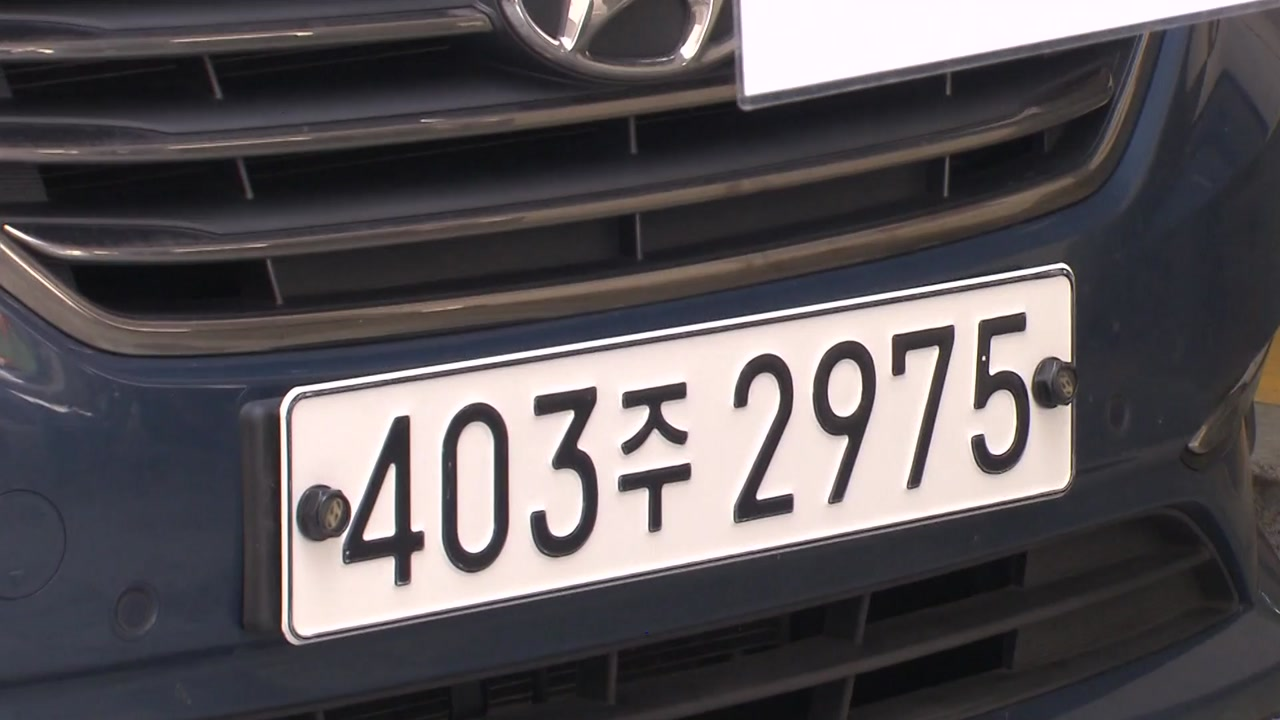
#> input picture src/numb4.jpeg, 1280 x 720 px, found by its file name
$ python recog.py
#> lines starting #> are read from the running program, lines starting #| are printed output that depends on the picture; after the words box and inside, x2 and y2 are one past the last pixel; in counts of white or black regions, pixels touching at a corner belong together
# %%
print('----파이썬파일------')
import cv2
import numpy as np
import matplotlib.pyplot as plt
#import pytesseract
plt.style.use('dark_background')

img_ori = cv2.imread('/Users/jyoung/study/drivingLog/src/numb4.jpeg')
#> img_ori is the input picture: shape (720, 1280, 3); mean B, G, R 87.5, 84.3, 88.9

height, width, channel = img_ori.shape
#> height = 720; width = 1280; channel = 3

plt.figure(figsize=(12, 10))
plt.imshow(img_ori,cmap='gray')
print(height, width, channel)
#| 720 1280 3

#gray로 변환
gray = cv2.cvtColor(img_ori, cv2.COLOR_BGR2GRAY)
plt.figure(figsize=(12,10))
plt.imshow(gray, cmap='gray')

# %%
img_thresh = cv2.adaptiveThreshold(
    gray,
    maxValue=255.0,
    adaptiveMethod=cv2.ADAPTIVE_THRESH_GAUSSIAN_C,
    thresholdType=cv2.THRESH_BINARY_INV,
    blockSize=19,
    C=9
)
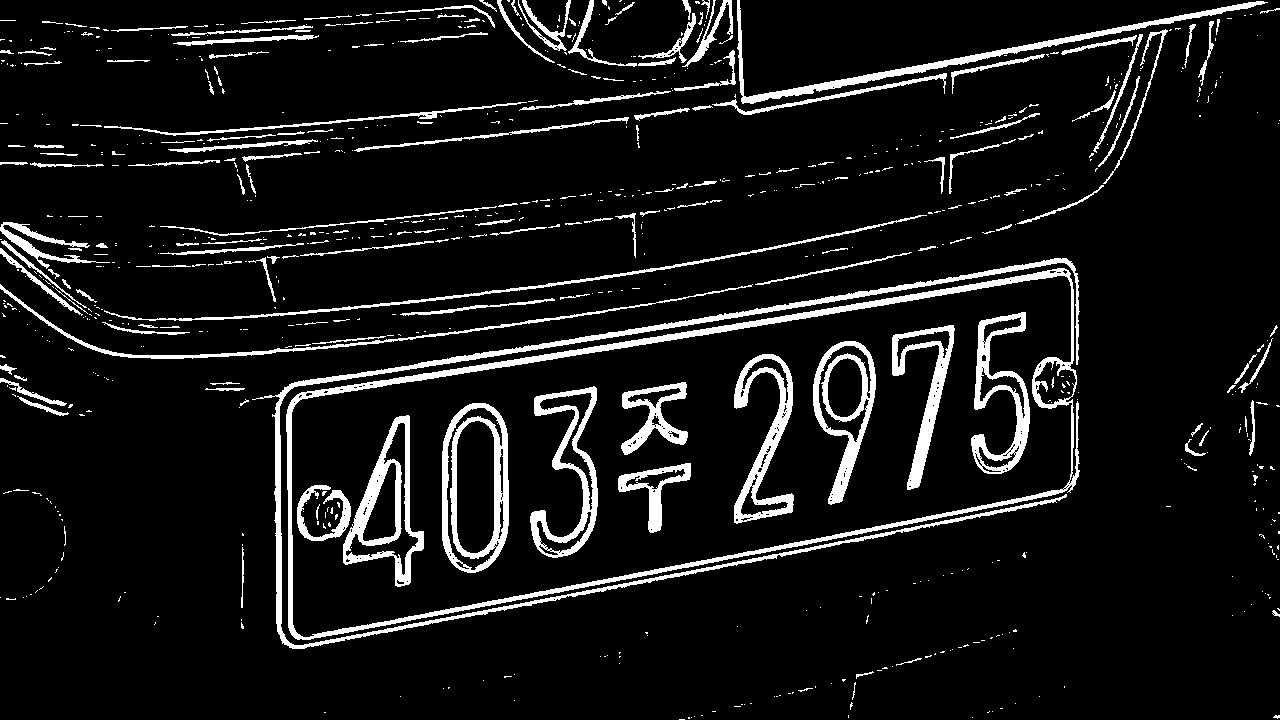
#> img_thresh: shape (720, 1280); 8.6% white; 781 white regions (589 under 20 px), largest, box (x1, y1, x2, y2) and area: (286, 268, 1080, 640) 10940, (252, 258, 1080, 649) 8648, (442, 403, 509, 573) 4148

img_blurred = cv2.GaussianBlur(gray, ksize=(5, 5), sigmaX=0)

img_blur_thresh = cv2.adaptiveThreshold(
    img_blurred,
    maxValue=255.0,
    adaptiveMethod=cv2.ADAPTIVE_THRESH_GAUSSIAN_C,
    thresholdType=cv2.THRESH_BINARY_INV,
    blockSize=19,
    C=9
)
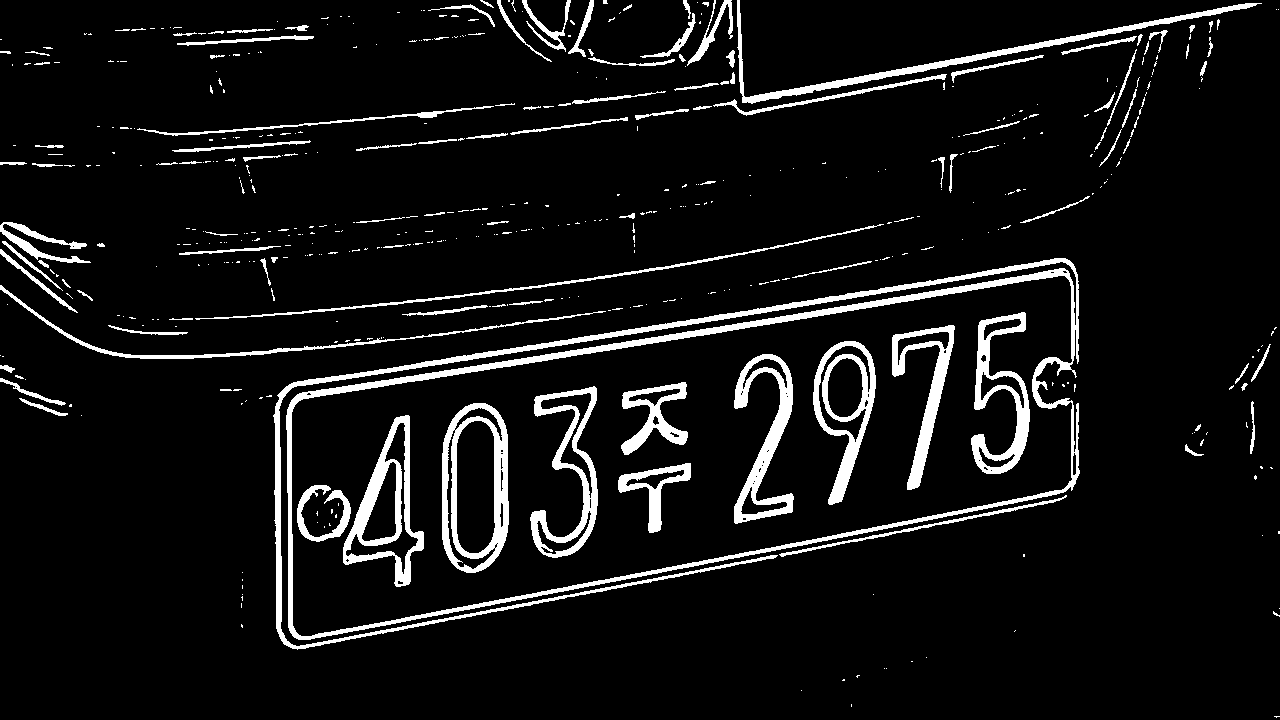
#> img_blur_thresh: shape (720, 1280); 7.5% white; 511 white regions (388 under 20 px)


plt.figure(figsize=(20,20))
plt.subplot(1,2,1)
plt.title('Threshold only')
plt.imshow(img_thresh, cmap='gray')
plt.subplot(1,2,2)
plt.title('Blur and Threshold')
plt.imshow(img_blur_thresh, cmap='gray')

# %%
contours, _ = cv2.findContours(
    img_blur_thresh,
    mode=cv2.RETR_LIST,
    method=cv2.CHAIN_APPROX_SIMPLE
)
#> contours = 568 contours, 465 with area under 20; largest, box (x1, y1, x2, y2) and area: (273, 258, 1080, 650) 189556, (291, 275, 1073, 637) 174978, (442, 403, 509, 573) 9728, (343, 415, 424, 587) 6624, (813, 341, 876, 505) 5650

temp_result = np.zeros((height, width, channel), dtype=np.uint8)

#> (the run stopped early here; a loop or call above may not have finished)

$ run again, with src/numb2.jpeg copied over src/numb4.jpeg
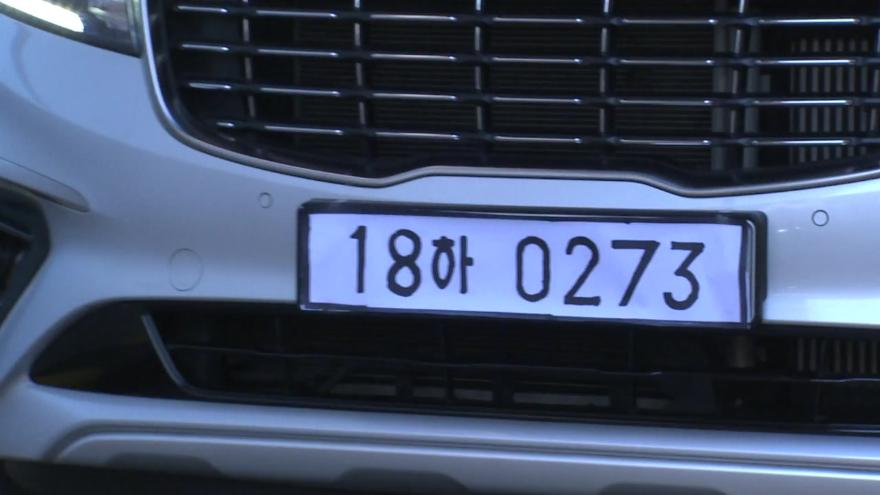
#> input picture src/numb2.jpeg, 880 x 495 px, found by its file name
#> img_ori is the input picture: shape (495, 880, 3); mean B, G, R 102, 77.3, 65
#| 495 880 3
#> `img_thresh = cv2.adaptiveThreshold( gray, maxValue=255.0, adaptiveMeth..`:
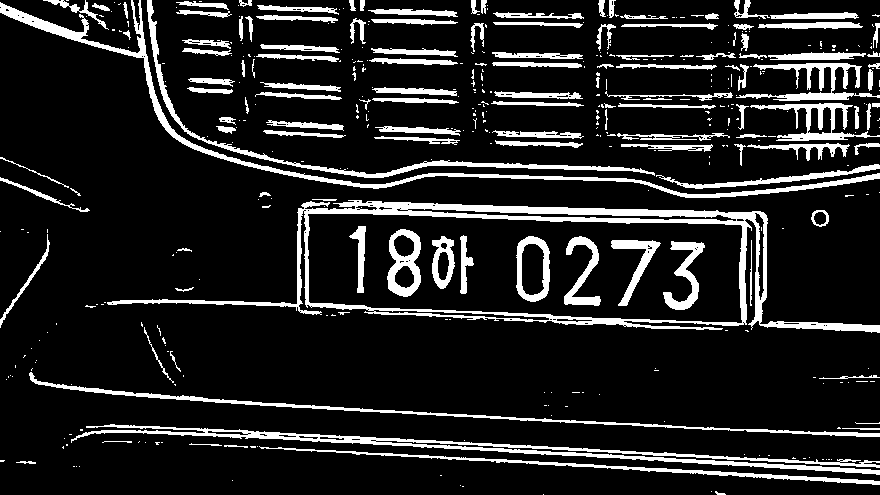
#> img_thresh: shape (495, 880); 13.5% white; 413 white regions (285 under 20 px), largest, box (x1, y1, x2, y2) and area: (107, 200, 880, 333) 10904, (71, 424, 880, 475) 5159, (0, 0, 880, 198) 5006
#> `img_blur_thresh = cv2.adaptiveThreshold( img_blurred, maxValue=255.0, ..`:
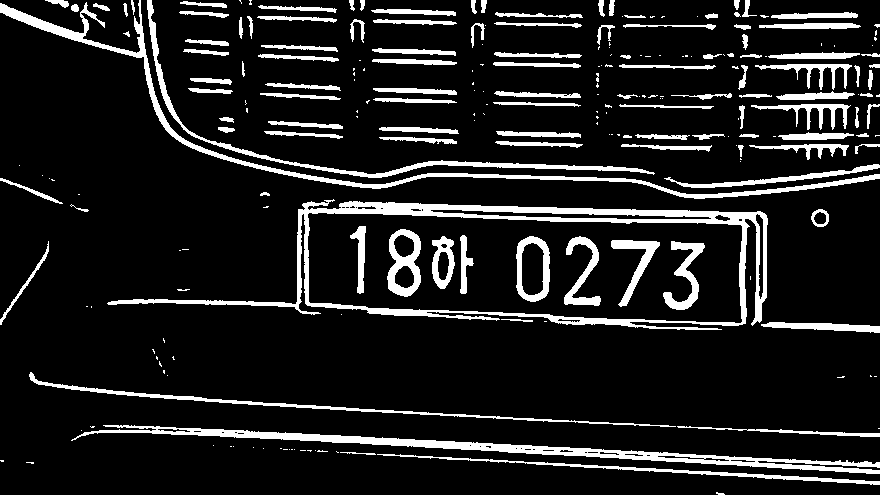
#> img_blur_thresh: shape (495, 880); 12.2% white; 237 white regions (120 under 20 px)
#> contours = 286 contours, 158 with area under 20; largest, box (x1, y1, x2, y2) and area: (107, 199, 768, 330) 50878, (307, 212, 743, 324) 41308, (71, 425, 880, 474) 5084, (0, 0, 880, 199) 4023, (147, 0, 655, 178) 2018
